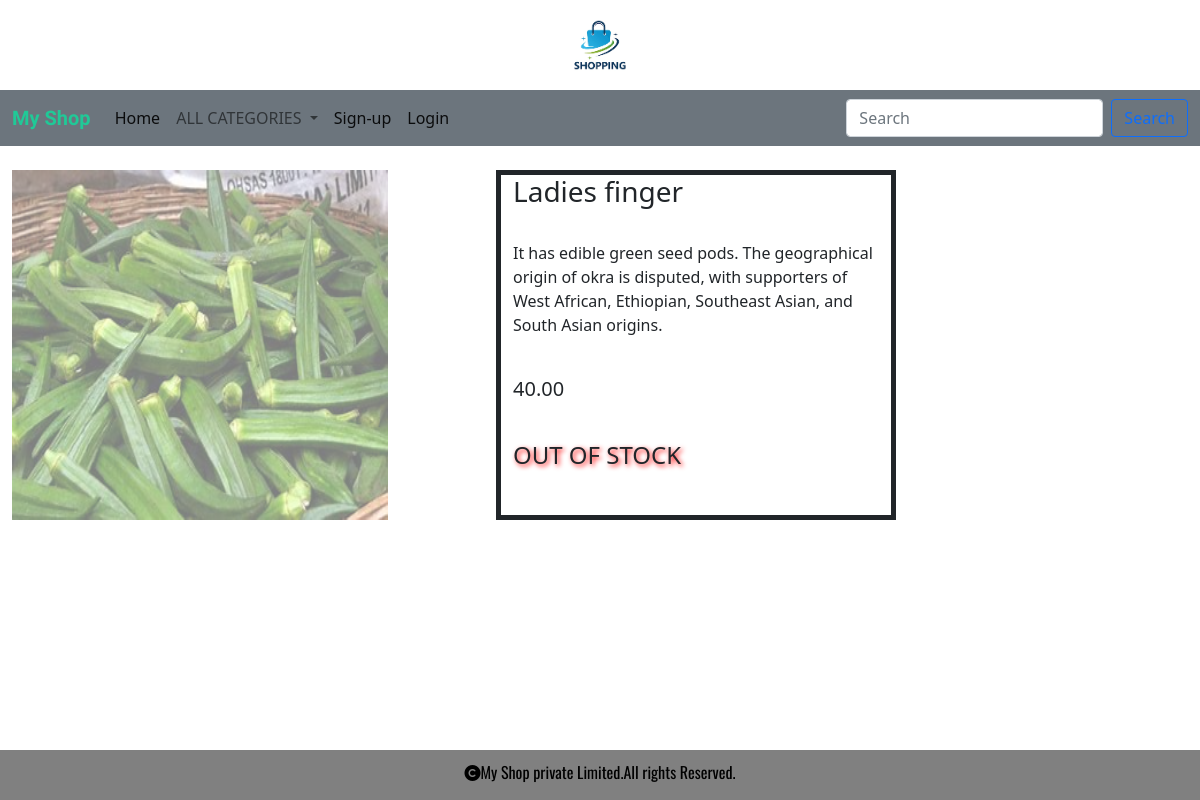
Page /detial/Ladies finger on the committed database.
### shop/models.py (models this page shows, shortened)
class Product(models.Model):
    pname=models.CharField(max_length=200)
    description=models.TextField()
    image=models.ImageField(upload_to='shop/product',null=True,blank=True)
    price=models.DecimalField(max_digits=10,decimal_places=2)
    category=models.ForeignKey(Category,on_delete=models.CASCADE)
    stock=models.IntegerField()
    available=models.BooleanField(default=True)
    created=models.DateTimeField(auto_now_add=True)
    updated=models.DateTimeField(auto_now=True)

### shop/views.py (the view)
# urls.py: path('detial/<p>', views.detial, name='detial'),
def detial(request,p):
    d=Product.objects.get(pname=p)
    return render(request,'detial.html',{'d':d})

### cart/context_processors.py (called while the page is built, shortened)
def counter(request):
    item_count=0
    return{'count':item_count}

### shop/context_processors.py (called while the page is built)
def menu_links(request):
    links=Category.objects.all()
    return {'links':links}

### templates/detial.html
<!DOCTYPE html>
{% extends 'base.html' %}
{% load static %}
{% block content %}
<div class="container-fluid mt-4">
    <div class="row">
        <div class="col-sm-4 me-5">
             {% if d.stock <= 0 %}
             <img src ="{{d.image.url}}" style="height:350px; opacity:0.5;" width="100%">
            {% else %}
             <img src ="{{d.image.url}}" style="height:350px;" width="100%">
            {% endif %}
        </div>
        <div class="col-sm-4 ms-5 border border-dark border-5" style="height:350px;">
            <h3>{{d.pname}}</h3><br>
            <p>{{d.description}}</p><br>
            <h5>{{d.price}}</h5><br>
        {% if user.is_superuser != True %}
            {% if d.stock <= 0 %}
            <h4 class="mt-2" style="text-shadow: 2px 2px 5px red;">OUT OF STOCK</h4>
            {% else %}
            <a href="{%  url 'cart:add_to_cart' d.pname %}" class="btn btn-secondary">ADD TO CART</a>
            {% endif %}
        {% else %}
            {% if d.stock <= 0 %}
            <a href="{% url 'admin:index' %}">ADD TO STOCK</a>
            {% endif %}
        {% endif %}
        </div>
    </div>
</div>
{% endblock %}

### static/css/style.css (style rules this page uses)
body { background-color:white; }

### rows in the picture
Product: image (picture), pname "Ladies finger", description "It has edible green seed pods. The geographical origin of okra is disputed, with supporters of West African, Ethiopian, Southeast Asian, and South Asian origins.", price "40.00"
